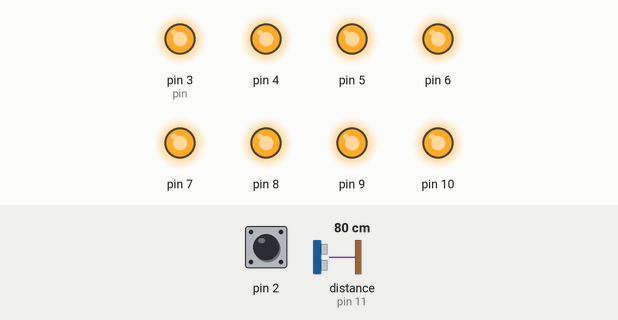
Simulated run of this sketch. Board: Arduino Uno, built with avr-gcc and run on an emulated ATmega328P. Parts: output pins drawn as LEDs (lit = HIGH). Wiring (inferred from the names in the program): ultrasonic range finder: trigger pin 12; echo pin 11. Inputs (shaded band) come from the test bench; at power-on: pin 2 LOW, distance to the obstacle (sensor on pin 11) 80 cm. The echo pulse lasts 58.3 µs per cm; pins used as bus, display or sensor lines are not drawn.

Above: at 1.2 s.
1.3 s: pin 2 pulled HIGH for 0.15 s
At 1.37 s:
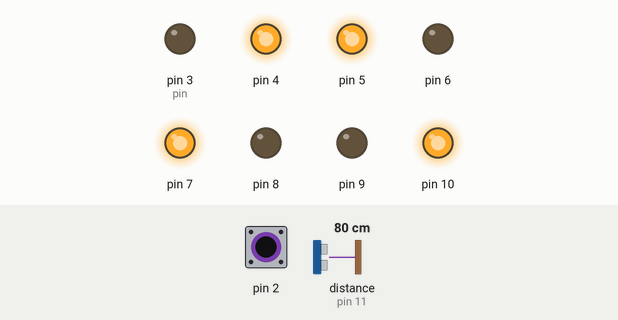
2.9 s: pin 2 pulled HIGH for 3.2 s
At 6.8 s:
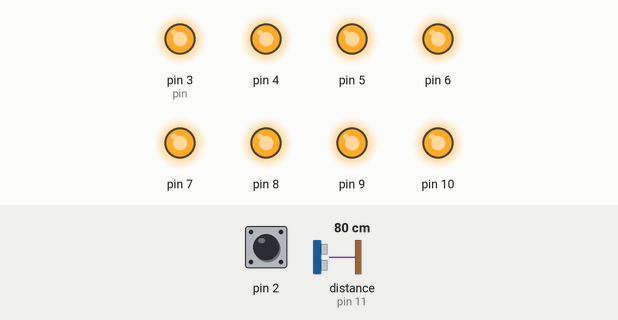
Timing chart, 0 to 8.3 s (numbered marks = the images above; inputs shaded):
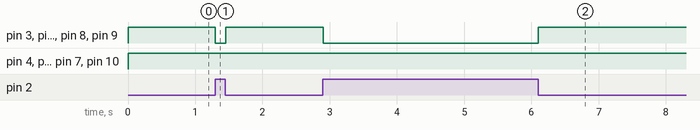

The sketch:

work4_1.ino
```cpp
int cur_state=1;
int before_state=0;
byte digits[4][8]={
  {0,0,0,0,0,0,1,1}, //0
  {0,1,1,0,0,0,1,1}, //C
  {0,1,1,0,1,0,0,1}, //F
  {1,1,1,1,1,1,1,1} //everything off
};
void setup() {
  //버튼 input
  pinMode(2,INPUT);

  //segment
  for(int i=3;i<11;i++){
    pinMode(i,OUTPUT);
  }
  digitalWrite(10,LOW);
  //초음파
  pinMode(12,OUTPUT); //trig
  pinMode(11,INPUT); //echo
}
void loop() {

    digitalWrite(12,HIGH);
    delayMicroseconds(11);
    digitalWrite(12,LOW);
    long duration = pulseIn(11,HIGH);
    if(duration ==0){
      return;
    }
    long distance=duration/58.2;

    cur_state=digitalRead(2);
    if((cur_state==HIGH)&&(before_state==LOW)){
      if (distance<10){
        displayDigit(1);
      }else if(distance>60){
        displayDigit(2);
      }else{
        displayDigit(0);
      }
    }else{
      displayDigit(3);
    }
}
void displayDigit(int num){
  int pin=3;
  for (int i=0;i<8;i++){
    digitalWrite(pin+i,digits[num][i]);
  }
}
int debounceButton(int last){
  int current=digitalRead(2);
  if(last!=current){
    delay(10);
    current=digitalRead(2);
  }
  return current;
}
```

Measured:
- after the input at 1.3 s, pin 3 (pin), pin 6, pin 8, pin 9: HIGH → LOW at once, → HIGH 0.15 s later
- after the input at 2.9 s, pin 3 (pin), pin 6, pin 8, pin 9: HIGH → LOW at once, → HIGH 3.2 s later
